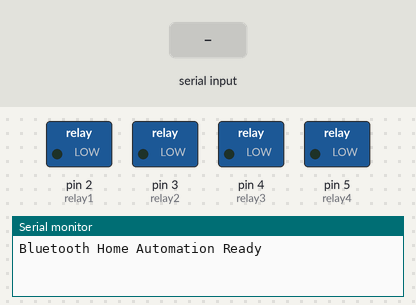
The sketch below on a simulated Arduino Uno, built with avr-gcc and run on an emulated ATmega328P. On the bench: switched loads named in the sketch (green lamp = pin HIGH), the last lines printed to the serial monitor. The inputs (shaded band) are chosen by the test bench.

Above: at 1.2 s.
1.3 s: "1" received over the second serial link
At 2.2 s:
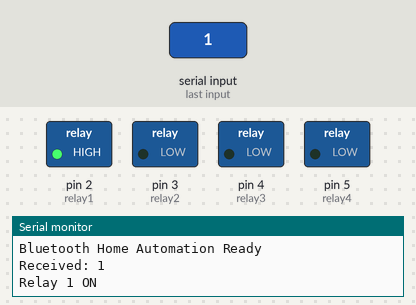
2.8 s: "3" received over the second serial link
At 3.3 s:
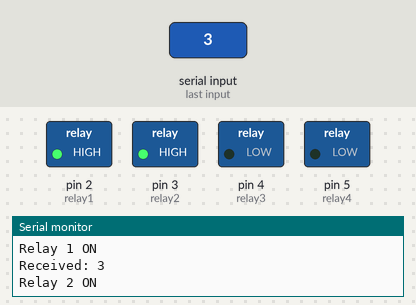
4.3 s: "2" received over the second serial link
At 5.5 s:
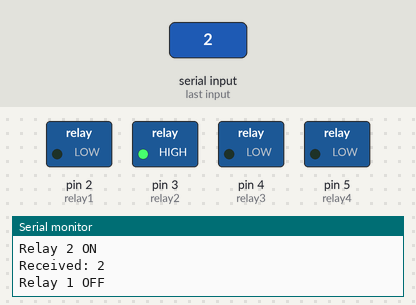
5.8 s: "5" received over the second serial link
At 6.8 s:
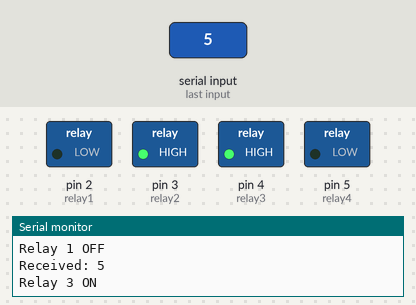
7.3 s: "4" received over the second serial link
At 7.9 s:
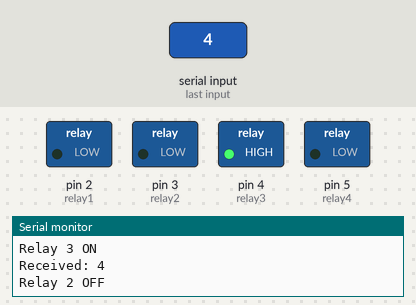
8.8 s: "7" received over the second serial link
At 9.1 s:
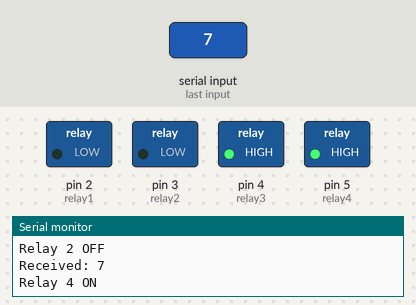
Timing chart, 0 to 11.3 s (numbered marks = the images above; inputs shaded):
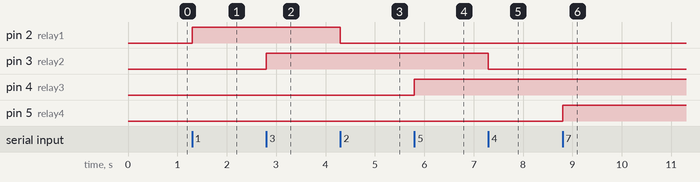

Measured:
- after the input at 1.3 s, pin 2 (relay1): LOW → HIGH at once
- after the input at 2.8 s, pin 3 (relay2): LOW → HIGH at once
- after the input at 4.3 s, pin 2 (relay1): HIGH → LOW at once
- after the input at 5.8 s, pin 4 (relay3): LOW → HIGH at once
- after the input at 7.3 s, pin 3 (relay2): HIGH → LOW at once
- after the input at 8.8 s, pin 5 (relay4): LOW → HIGH at once

The sketch:

HOMEAUTOMATION_USING_BLUETOOTH.ino
```cpp
#include <SoftwareSerial.h>

SoftwareSerial BTSerial(10, 11);

const int relay1 = 2;
const int relay2 = 3;
const int relay3 = 4;
const int relay4 = 5;

void setup() {

  pinMode(relay1, OUTPUT);
  pinMode(relay2, OUTPUT);
  pinMode(relay3, OUTPUT);
  pinMode(relay4, OUTPUT);

  BTSerial.begin(9600);
  Serial.begin(9600);

  // Initially turn off all relays
  digitalWrite(relay1, LOW);
  digitalWrite(relay2, LOW);
  digitalWrite(relay3, LOW);
  digitalWrite(relay4, LOW);

  Serial.println("Bluetooth Home Automation Ready");
}

void loop() {

  if (BTSerial.available()) {
    char receivedChar = BTSerial.read();
    Serial.print("Received: ");
    Serial.println(receivedChar);


    switch (receivedChar) {
      case '1':
        digitalWrite(relay1, HIGH);
        Serial.println("Relay 1 ON");
        break;
      case '2':
        digitalWrite(relay1, LOW);
        Serial.println("Relay 1 OFF");
        break;
      case '3':
        digitalWrite(relay2, HIGH);
        Serial.println("Relay 2 ON");
        break;
      case '4':
        digitalWrite(relay2, LOW);
        Serial.println("Relay 2 OFF");
        break;
      case '5':
        digitalWrite(relay3, HIGH);
        Serial.println("Relay 3 ON");
        break;
      case '6':
        digitalWrite(relay3, LOW);
        Serial.println("Relay 3 OFF");
        break;
      case '7':
        digitalWrite(relay4, HIGH);
        Serial.println("Relay 4 ON");
        break;
      case '8':
        digitalWrite(relay4, LOW);
        Serial.println("Relay 4 OFF");
        break;
      default:
        Serial.println("Invalid command");
        break;
    }
  }
}
```
